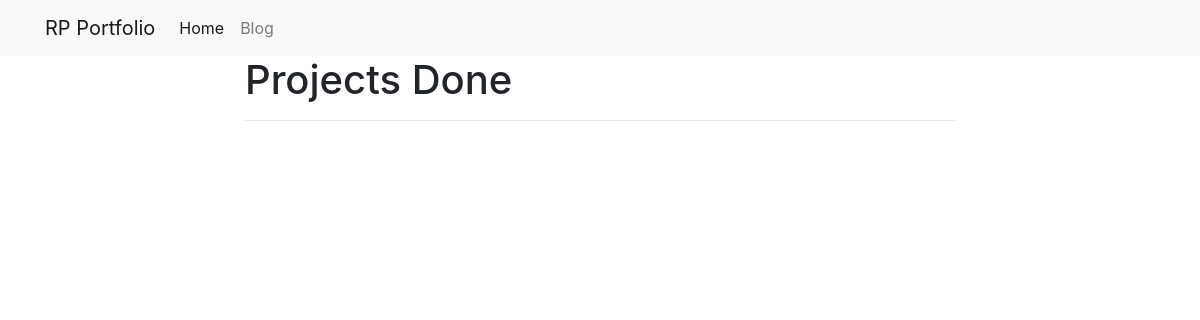
The app's page /blog/Projects done/, older data.
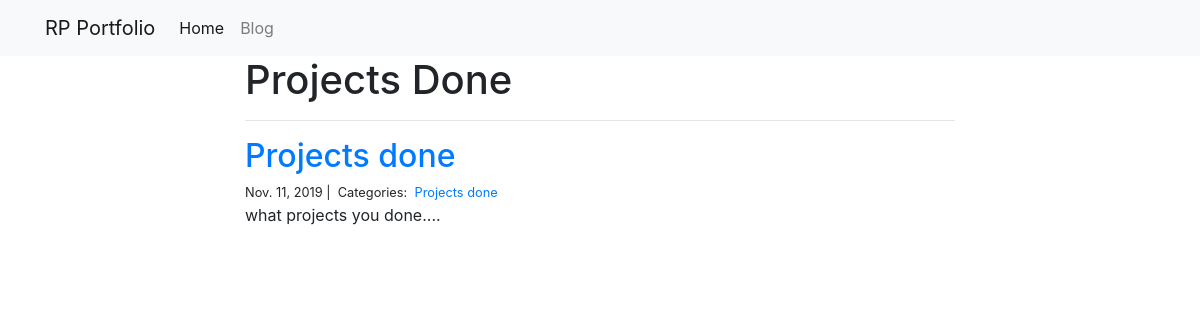
The same page, newer data.
### blog/models.py (models this page shows)
class Post(models.Model):
    title = models.CharField(max_length=255)
    body = models.TextField()
    created_on = models.DateTimeField(auto_now_add=True)
    last_modified = models.DateTimeField(auto_now=True)
    categories = models.ManyToManyField('category', related_name='posts')

class Category(models.Model):
    name = models.CharField(max_length=20)

### blog/views.py (the view)
# urls.py: path("<category>/", views.blog_category, name="blog_category"),
def blog_category(request, category):
    posts = Post.objects.filter(
        categories__name__contains=category
        ).order_by(
            '-created_on'
            )
    context = {
        "category": category,
        "posts": posts
        }
    return render(request, "blog_category.html", context)

### blog/templates/blog_category.html
{% extends "base.html" %}
{% block page_content %}
<div class="col-md-8 offset-md-2">
    <h1>{{ category | title }}</h1>
    <hr>
    {% for post in posts %}
        <h2><a href="{% url 'blog_detail' post.pk%}">{{ post.title }}</a></h2>
        <small>
            {{ post.created_on.date }} |&nbsp;
            Categories:&nbsp;
            {% for category in post.categories.all %}
            <a href="{% url 'blog_category' category.name %}">
                {{ category.name }}
            </a>&nbsp;
            {% endfor %}
        </small>
        <p>{{ post.body | slice:":400" }}...</p>
    {% endfor %}
</div>
{% endblock %}

### personal_portfolio/templates/base.html (shortened to what this page needs)
<link rel="stylesheet" href="https://stackpath.bootstrapcdn.com/bootstrap/4.1.3/css/bootstrap.min.css">
<nav class="navbar navbar-expand-lg navbar-light bg-light">
    <div class="container">
        <a class="navbar-brand" href="{% url 'project_index' %}">RP Portfolio</a>
        <div class="collapse navbar-collapse" id="navbarSupportedContent">
          <ul class="navbar-nav mr-auto">
            <li class="nav-item active">
              <a class="nav-link" href="{% url 'project_index' %}">Home</a>
            </li>
            <li class="nav-item">
              <a class="nav-link" href="{% url 'blog_index' %}">Blog</a>
            </li>
          </ul>
        </div>
    </div>
</nav>
<div class="container">
    {% block page_content %}{% endblock %}
</div>

Row changes from the older to the newer data that the page shows:
added Post: title "Projects done", created_on "Nov. 11, 2019", body "what projects you done."
added Category: name "Projects done"
